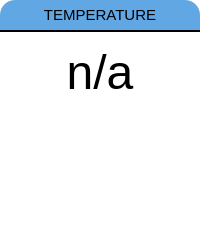
                        <widget class="QFrame" name="frame_24">
                         <property name="minimumSize">
                          <size>
                           <width>150</width>
                           <height>0</height>
                          </size>
                         </property>
                         <property name="maximumSize">
                          <size>
                           <width>16777215</width>
                           <height>16777215</height>
                          </size>
                         </property>
                         <property name="styleSheet">
                          <string notr="true">background:white;
border-radius: 15px;</string>
                         </property>
                         <property name="frameShape">
                          <enum>QFrame::StyledPanel</enum>
                         </property>
                         <property name="frameShadow">
                          <enum>QFrame::Raised</enum>
                         </property>
                         <layout class="QVBoxLayout" name="verticalLayout_61" stretch="0,1">
                          <property name="spacing">
                           <number>0</number>
                          </property>
                          <property name="leftMargin">
                           <number>0</number>
                          </property>
                          <property name="topMargin">
                           <number>0</number>
                          </property>
                          <property name="rightMargin">
                           <number>0</number>
                          </property>
                          <property name="bottomMargin">
                           <number>0</number>
                          </property>
                          <item>
                           <widget class="QLabel" name="label_51">
                            <property name="minimumSize">
                             <size>
                              <width>0</width>
                              <height>30</height>
                             </size>
                            </property>
                            <property name="font">
                             <font>
                              <pointsize>11</pointsize>
                             </font>
                            </property>
                            <property name="styleSheet">
                             <string notr="true">background:transparent;
background:#60A7E4;
border-top-left-radius: 15px;
border-top-right-radius: 15px;
border-bottom-left-radius: 0px;
border-bottom-right-radius: 0px;</string>
                            </property>
                            <property name="text">
                             <string>TEMPERATURE</string>
                            </property>
                            <property name="alignment">
                             <set>Qt::AlignCenter</set>
                            </property>
                           </widget>
                          </item>
                          <item>
                           <widget class="QFrame" name="frame_61">
                            <property name="sizePolicy">
                             <sizepolicy hsizetype="Preferred" vsizetype="Preferred">
                              <horstretch>0</horstretch>
                              <verstretch>0</verstretch>
                             </sizepolicy>
                            </property>
                            <property name="styleSheet">
                             <string notr="true">border-top:1.5px solid black;
border-top-left-radius:0px;
border-top-right-radius:0px;</string>
                            </property>
                            <property name="frameShape">
                             <enum>QFrame::StyledPanel</enum>
                            </property>
                            <property name="frameShadow">
                             <enum>QFrame::Raised</enum>
                            </property>
                            <layout class="QHBoxLayout" name="horizontalLayout_52" stretch="0">
                             <property name="spacing">
                              <number>0</number>
                             </property>
                             <property name="leftMargin">
                              <number>0</number>
                             </property>
                             <property name="topMargin">
                              <number>0</number>
                             </property>
                             <property name="rightMargin">
                              <number>0</number>
                             </property>
                             <property name="bottomMargin">
                              <number>0</number>
                             </property>
                             <item>
                              <widget class="QFrame" name="frame_101">
                               <property name="sizePolicy">
                                <sizepolicy hsizetype="Preferred" vsizetype="Preferred">
                                 <horstretch>0</horstretch>
                                 <verstretch>0</verstretch>
                                </sizepolicy>
                               </property>
                               <property name="minimumSize">
                                <size>
                                 <width>150</width>
                                 <height>0</height>
                                </size>
                               </property>
                               <property name="styleSheet">
                                <string notr="true">background:transparent;
border-top-left-radius:0px;
border-top-right-radius:0px;
border-bottom-left-radius:0px;
border-top:0px solid black;</string>
                               </property>
                               <property name="frameShape">
                                <enum>QFrame::StyledPanel</enum>
                               </property>
                               <property name="frameShadow">
                                <enum>QFrame::Raised</enum>
                               </property>
                               <layout class="QVBoxLayout" name="verticalLayout_88">
                                <property name="leftMargin">
                                 <number>0</number>
                                </property>
                                <property name="topMargin">
                                 <number>0</number>
                                </property>
                                <property name="rightMargin">
                                 <number>0</number>
                                </property>
                                <property name="bottomMargin">
                                 <number>0</number>
                                </property>
                                <item alignment="Qt::AlignHCenter">
                                 <widget class="QFrame" name="frame_102">
                                  <property name="maximumSize">
                                   <size>
                                    <width>150</width>
                                    <height>16777215</height>
                                   </size>
                                  </property>
                                  <property name="styleSheet">
                                   <string notr="true">background:transparent;
border-top-left-radius:0px;
border-top-right-radius:0px;</string>
                                  </property>
                                  <property name="frameShape">
                                   <enum>QFrame::StyledPanel</enum>
                                  </property>
                                  <property name="frameShadow">
                                   <enum>QFrame::Raised</enum>
                                  </property>
                                  <layout class="QVBoxLayout" name="verticalLayout_69">
                                   <property name="leftMargin">
                                    <number>9</number>
                                   </property>
                                   <property name="topMargin">
                                    <number>9</number>
                                   </property>
                                   <property name="rightMargin">
                                    <number>9</number>
                                   </property>
                                   <property name="bottomMargin">
                                    <number>9</number>
                                   </property>
                                   <item alignment="Qt::AlignHCenter|Qt::AlignVCenter">
                                    <widget class="QTextEdit" name="hp_temperature_disp">
                                     <property name="sizePolicy">
                                      <sizepolicy hsizetype="Preferred" vsizetype="Preferred">
                                       <horstretch>0</horstretch>
                                       <verstretch>0</verstretch>
                                      </sizepolicy>
                                     </property>
                                     <property name="minimumSize">
                                      <size>
                                       <width>0</width>
                                       <height>30</height>
                                      </size>
                                     </property>
                                     <property name="font">
                                      <font>
                                       <pointsize>36</pointsize>
                                      </font>
                                     </property>
                                     <property name="styleSheet">
                                      <string notr="true">background:transparent;
border-top:0px solid black;
border-left:0px;
border-right:0px solid black;
border-bottom-right-radius:0px;
</string>
                                     </property>
                                     <property name="verticalScrollBarPolicy">
                                      <enum>Qt::ScrollBarAlwaysOff</enum>
                                     </property>
                                     <property name="horizontalScrollBarPolicy">
                                      <enum>Qt::ScrollBarAlwaysOff</enum>
                                     </property>
                                     <property name="readOnly">
                                      <bool>true</bool>
                                     </property>
                                     <property name="html">
                                      <string>&lt;!DOCTYPE HTML PUBLIC &quot;-//W3C//DTD HTML 4.0//EN&quot; &quot;http://www.w3.org/TR/REC-html40/strict.dtd&quot;&gt;
&lt;html&gt;&lt;head&gt;&lt;meta name=&quot;qrichtext&quot; content=&quot;1&quot; /&gt;&lt;style type=&quot;text/css&quot;&gt;
p, li { white-space: pre-wrap; }
&lt;/style&gt;&lt;/head&gt;&lt;body style=&quot; font-family:'MS Shell Dlg 2'; font-size:36pt; font-weight:400; font-style:normal;&quot;&gt;
&lt;p align=&quot;center&quot; style=&quot; margin-top:0px; margin-bottom:0px; margin-left:0px; margin-right:0px; -qt-block-indent:0; text-indent:0px;&quot;&gt;n/a&lt;/p&gt;&lt;/body&gt;&lt;/html&gt;</string>
                                     </property>
                                     <property name="placeholderText">
                                      <string/>
                                     </property>
                                    </widget>
                                   </item>
                                  </layout>
                                 </widget>
                                </item>
                               </layout>
                              </widget>
                             </item>
                            </layout>
                           </widget>
                          </item>
                         </layout>
                        </widget>
